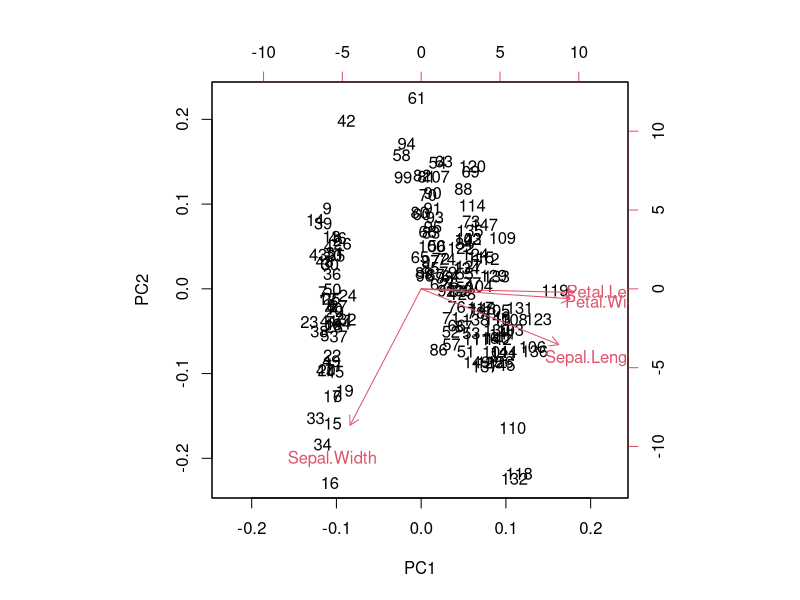
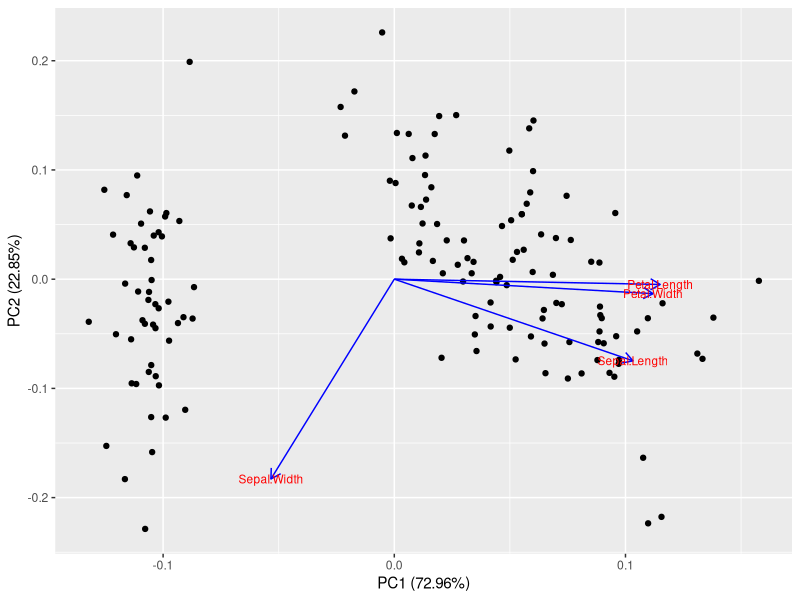
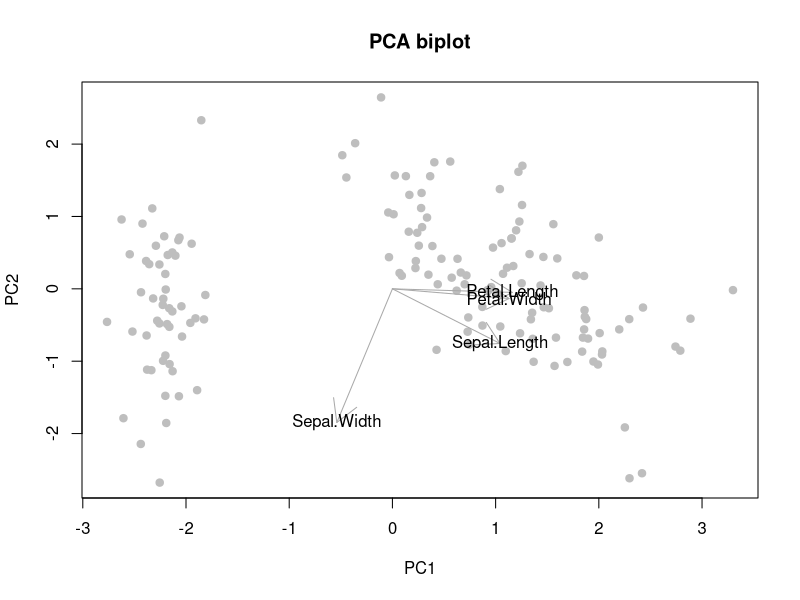

The R source for these figures, in order:
# Project:   quarto-website
# Objective: Build and interpret PCA biplots
# Author:    Edoardo Costantini
# Created:   2022-11-22
# Modified:  2022-11-22
# Notes: 

# Set up ----------------------------------------------------------------------

# For better biplots
library(ggfortify)

# Keep the numeric variables
df <- iris[1:4]

# Compute PCs
pca_res <- prcomp(df, scale. = TRUE)

# Generate plot with default biplot function
biplot(pca_res)

# Generate a more readable biplot
autoplot(pca_res,
    data = df,
    loadings = TRUE, loadings.colour = "blue",
    loadings.label = TRUE, loadings.label.size = 3
)

# Build biplot yourself -------------------------------------------------------

# Extract component scores
T <- pca_res$x

# Define the index of PCs to plot
PC_a <- 1
PC_b <- 2

# Plot PC scores
plot(
    x = T[, PC_a], 
    y = T[, PC_b],
    xlab = paste0("PC", PC_a),
    ylab = paste0("PC", PC_b),
    main = "PCA biplot",
    col = "gray",
    pch = 19 # solid circle
)

# Extract loadings
V <- pca_res$rotation

# Count how many variables have been used to compute the PC scores
p <- ncol(df)

# Define a scaling factor for loading arrows
sf <- 2

# Add arrows from 0 to loading on the selected PCs (scaled up)
arrows(
    x0 = rep(0, p), 
    y0 = rep(0, p),
    x1 = V[, PC_a] * sf, 
    y1 = V[, PC_b] * sf,
    col = "darkgray",
    arr.type = "triangle"
)

# Add names of variables per arrow
text(x = V[, PC_a] * sf, y = V[, PC_b] * sf, labels = rownames(V))
